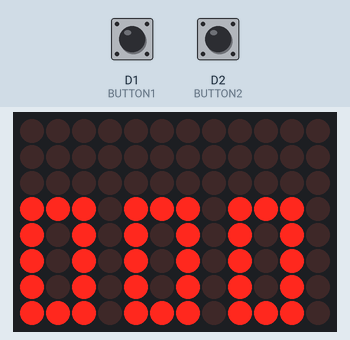
The sketch below on a simulated Arduino Uno R4 WiFi. Shown: 12×8 LED matrix. The test bench sets the inputs (shaded band); at power-on: D1 (BUTTON1) LOW, D2 (BUTTON2) LOW. The local clock reads 2024-03-15 10:24:30 at power-on unless the sketch sets it.

Above: at 1.2 s.
1.3 s: D1 (BUTTON1) pulled HIGH for 1 s
At 3.2 s:
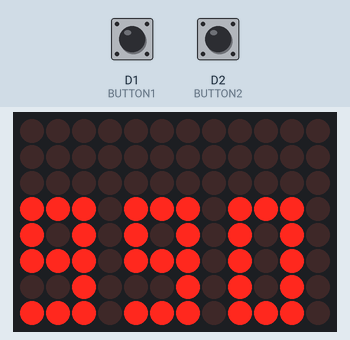
3.8 s: D2 (BUTTON2) pulled HIGH for 3.2 s
At 8.1 s:
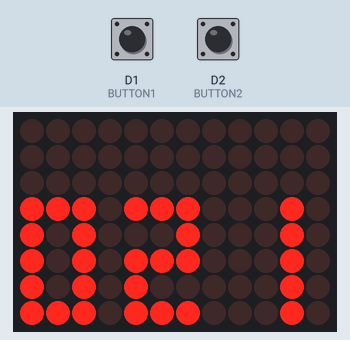
8.5 s: D2 (BUTTON2) pulled HIGH for 1 s
At 10.0 s:
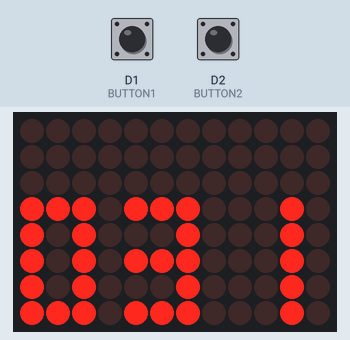
11.0 s: D2 (BUTTON2) pulled HIGH for 0.15 s
At 11.7 s:
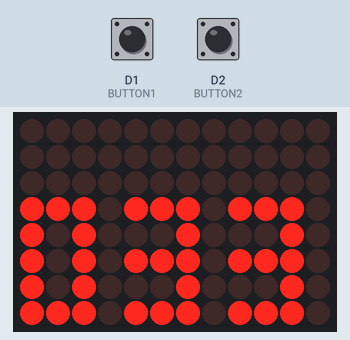
12.6 s: D2 (BUTTON2) pulled HIGH for 1 s
At 14.4 s:
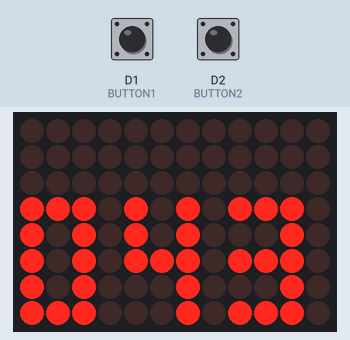
15.1 s: D2 (BUTTON2) pulled HIGH for 0.15 s
At 16.3 s:
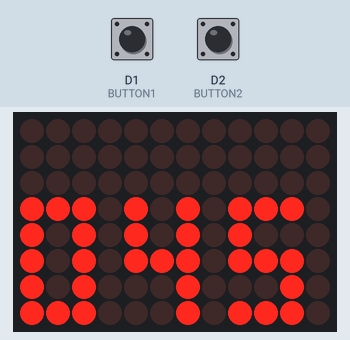
Timing chart, 0 to 18.1 s (numbered marks = the images above; inputs shaded):
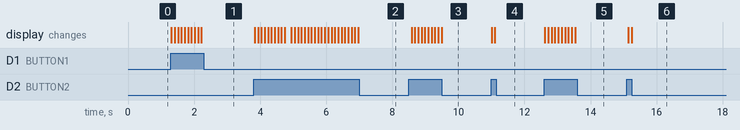

Measured:
- after the input at 1.3 s, the display: first changes at once (image 1 shows a later state)
- after the input at 3.8 s, the display: first changes at once (image 2 shows a later state)
- after the input at 8.5 s, the display: first changes after 0.08 s (image 3 shows a later state)
- after the input at 11.0 s, the display: first changes at once (image 4 shows a later state)
- after the input at 12.6 s, the display: first changes at once (image 5 shows a later state)

The sketch:

metric_clock.ino
```cpp
#include "Arduino_LED_Matrix.h"

#include "config.h"
#include "digit_bitmaps.h"
#include "screen.h"
#include "metric_time.h"

const int BUTTON1 = 1;
const int BUTTON2 = 2;
int BUTTONstate1 = 0;
int BUTTONstate2 = 0;

ArduinoLEDMatrix matrix;

byte frame[SCREEN_HEIGHT][SCREEN_WIDTH] = { 0 };

void setup() {
  pinMode(BUTTON1, INPUT);
  pinMode(BUTTON2, INPUT);
  MetricTime.begin();
  MetricTime.setTime(0);
  matrix.begin();
}

void loop() {
  BUTTONstate1 = digitalRead(BUTTON1);
  BUTTONstate2 = digitalRead(BUTTON2);

  if (BUTTONstate1 == HIGH) {
    // still klokka ned
    MetricTime.decrementTime();
  }
  if (BUTTONstate2 == HIGH) {
    // still klokka opp
    MetricTime.incrementTime();
  }


  int metric = MetricTime.getTime();

  clearFrame(frame);
  // setComma(frame);
  drawTime(frame, metric);
  matrix.renderBitmap(frame, SCREEN_HEIGHT, SCREEN_WIDTH);
  delay(100);
}
```

digit_position.h
```cpp
#ifndef DIGIT_POSITION
#define DIGIT_POSITION

enum DigitPosition {
  LEFT,
  CENTER,
  RIGHT
};

#endif
```

metric_time.cpp
```cpp
#include "RTC.h"
#include "metric_time.h"


void MetricTimeClass::begin() {
  RTC.begin();
}

void MetricTimeClass::setTime(int offset) {
  RTCTime mytime(baseTime + offset);
  RTC.setTime(mytime);
}

void MetricTimeClass::incrementTime() {
  timeOffset += 86;//.4
  setTime(timeOffset);
}

void MetricTimeClass::decrementTime() {
  timeOffset -= 86;//.4
  setTime(timeOffset);
}

int MetricTimeClass::getTime() {
  RTCTime currentTime;
  RTC.getTime(currentTime);
  int hours = currentTime.getHour();
  int minutes = currentTime.getMinutes();
  int seconds = currentTime.getSeconds() + minutes * 60 + hours * 3600;
  seconds *= 1000;

  return seconds / (60 * 60 * 24);
}

MetricTimeClass MetricTime;
```

metric_time.h
```cpp
#ifndef METRIC_TIME
#define METRIC_TIME

#include "RTC.h"

class MetricTimeClass {
  private:
    int timeOffset;
    int baseTime = 2592000;
  public:
    void begin();
    void setTime(int offset);
    int getTime();
    void incrementTime();
    void decrementTime();
};

extern MetricTimeClass MetricTime;

#endif
```

screen.cpp
```cpp
#include "screen.h"

void insertNumber(byte arr[][SCREEN_WIDTH], int digit, DigitPosition position) {
  int yOffset = 3;
  int xOffset = 4 * position;
  for (int row = 0; row < 5; row++) {
    for (int col = 0; col < 3; col++) {
      arr[row + yOffset][col + xOffset] = DigitBitmaps[digit][row][col];
    }
  }
}

void setComma(byte arr[][SCREEN_WIDTH]) {
  arr[7][3] = 1;
}

void drawTime(byte arr[][SCREEN_WIDTH], int time) {
  int firstDigit = time / 100;
  int secondDigit = (time - firstDigit * 100) / 10;
  int thirdDigit = time - firstDigit * 100 - secondDigit * 10;
  insertNumber(arr, firstDigit, LEFT);
  insertNumber(arr, secondDigit, CENTER);
  insertNumber(arr, thirdDigit, RIGHT);
}

void clearFrame(byte arr[][SCREEN_WIDTH]) {
  for (int row = 0; row < 5; row++) {
    for (int col = 0; col < 3; col++) {
      arr[row][col] = 0;
    }
  }
}
```

screen.h
```cpp
#ifndef SCREEN
#define SCREEN

#include "Arduino.h"
#include "config.h"
#include "digit_bitmaps.h"
#include "digit_position.h"

void insertNumber(byte arr[][SCREEN_WIDTH], int digit, DigitPosition position);
void setComma(byte arr[][SCREEN_WIDTH]);
void drawTime(byte arr[][SCREEN_WIDTH], int time);
void clearFrame(byte arr[][SCREEN_WIDTH]);

#endif
```

config.h
```cpp
#ifndef CONFIG
#define CONFIG

const int SCREEN_WIDTH = 12;
const int SCREEN_HEIGHT = 8;

#endif
```

Source omitted: digit_bitmaps.h (data table, 805 bytes)
